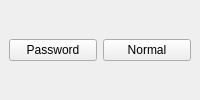
<?xml version="1.0" encoding="UTF-8"?>
<ui version="4.0">
 <class>MainWindow</class>
 <widget class="QMainWindow" name="MainWindow">
  <property name="windowTitle">
   <string>KTEST</string>
  </property>
  <property name="styleSheet">
   <string notr="true">#comErrorLabel, #ds0ErrorLabel, #ds1ErrorLabel, #ds2ErrorLabel, #ds3ErrorLabel, #plt1ErrorLabel , #plt2ErrorLabel, #plt3ErrorLabel, #fanSpeedErrorLabel, #refrigeratorErrorLabel, #shtError, #waterErrorLabel, #filterErrorLabel {border: 0px; border-radius: 5px; margin: 1px; background-color: red; color: white;}</string>
  </property>
  <widget class="QWidget" name="centralwidget">
   <layout class="QHBoxLayout" name="horizontalLayout">
    <item>
     <widget class="QPushButton" name="pushButton">
      <property name="text">
       <string>Password</string>
      </property>
     </widget>
    </item>
    <item>
     <widget class="QPushButton" name="pushButton_2">
      <property name="text">
       <string>Normal</string>
      </property>
     </widget>
    </item>
   </layout>
  </widget>
 </widget>
 <resources/>
 <connections/>
</ui>
